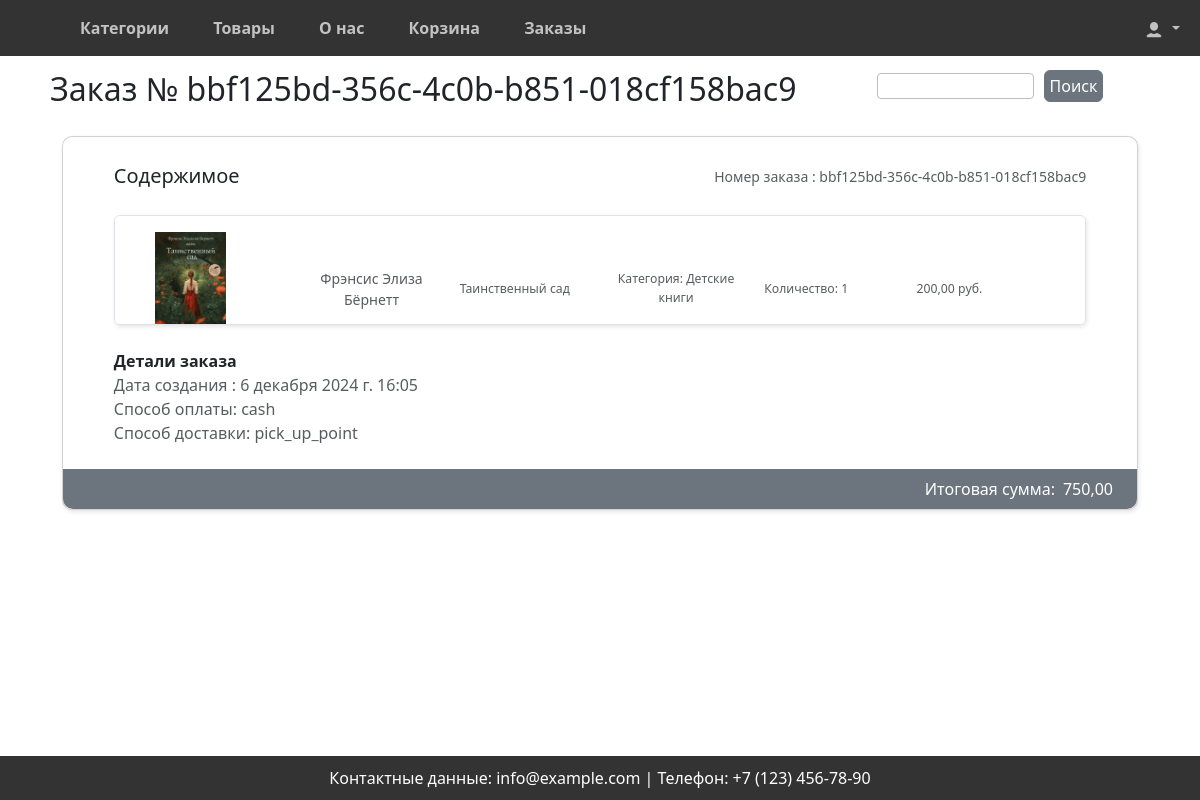
The page /orders/detail/bbf125bd-356c-4c0b-b851-018cf158bac9/ (signed in) on the database its author committed.
### orders/models.py (models this page shows, shortened)
class Order(models.Model):
    number = models.CharField(primary_key=True, unique=True, max_length=256, editable=False)
    user = models.ForeignKey(User, on_delete=models.CASCADE, editable=False, null=True)
    cart = models.OneToOneField(CartUser, on_delete=models.SET_NULL, editable=False, null=True)
    status = models.CharField(max_length=50, default='в обработке')
    payment = models.CharField(max_length=50, default='картой')
    delivery = models.CharField(max_length=50, default='самовывоз из магазина')
    address = models.TextField(null=True)
    created_at = models.DateTimeField(auto_now_add=True, editable=False)
    name = models.CharField(max_length=50, null=True)
    last_name = models.CharField(max_length=50, null=True)
    email = models.EmailField(null=True)
    phone = models.CharField(max_length=20, null=True)

class OrderItem(models.Model):
    order = models.ForeignKey(Order, on_delete=models.CASCADE, related_name='order_items')
    product = models.ForeignKey(Product, on_delete=models.SET_NULL, null=True)
    quantity = models.IntegerField()

### shop/models.py (models this page shows, shortened)
class Product(models.Model):
    category = models.ForeignKey(Category,
                                 related_name='products',
                                 on_delete=models.CASCADE)
    author = models.CharField(max_length=75, verbose_name='Автор')
    name = models.CharField(max_length=200,
                            verbose_name='Название книги')
    description = models.TextField(blank=True, verbose_name='Описание книги')
    slug = models.SlugField(max_length=200)
    image = models.ImageField(upload_to='products/%Y/%m/%d',
                              blank=True, verbose_name='Фото')
    price = models.DecimalField(max_digits=10,
                                decimal_places=2)
    available = models.BooleanField(default=True)
    created = models.DateTimeField(auto_now_add=True)
    updated = models.DateTimeField(auto_now=True)
    class Meta:
        ordering = ['name']
        indexes = [
            models.Index(fields=['id', 'slug']),
            models.Index(fields=['name']),
            models.Index(fields=['-created']),
        ]
        verbose_name = 'Товар'
        verbose_name_plural = 'Товары'

class Category(models.Model):
    name = models.CharField(max_length=200, verbose_name="Категория")
    slug = models.SlugField(max_length=200, unique=True)
    description = models.TextField(blank=True, verbose_name='Описание категории')
    image_1 = models.ImageField(upload_to='categories/image_1',
                              blank=True, verbose_name='Изображение №1')
    image_2 = models.ImageField(upload_to='categories/image_2',
                                blank=True, verbose_name='Изображение №2')
    class Meta:
        ordering = ['name']
        indexes = [
            models.Index(fields=['name']),
        ]
        verbose_name = 'Категория'
        verbose_name_plural = 'Категории'
    def __str__(self):
        return self.name

### orders/views.py (the view, shortened to what this page needs)
# urls.py: path('detail/<str:number>/', order_detail, name="order_detail"),
@login_required
def order_detail(request, number):
    admin = user.objects.get(username='staff')
    order = get_object_or_404(Order, number=number, user=request.user)
    order_items = order.order_items.all()
    count = 0
    for item in order_items:
        count += item.product.price
    context = {"order": order, "order_items": order_items, "count": count}
    return render(request, template_name='orders/order_detail.html', context=context)

### orders/forms.py
class QuickOrderForm(forms.Form):
    name = forms.CharField(max_length=50, label="Имя")
    last_name = forms.CharField(max_length=50, label="Фамилия")
    email = forms.EmailField(label="Эл.почта")
    phone = forms.CharField(max_length=50, label="Телефон")
    payment = forms.ChoiceField(choices=PAYMENT_CHOICES, label='Способ оплаты')
    delivery = forms.ChoiceField(choices=DELIVERY_CHOICES, label='Способ Доставки')

### cart/context_processors.py (called while the page is built)
def cart(request):
    if request.user.id:
        return {'cart': ProductCartUser(request)}
    return {'cart': Cart(request)}

### cart/views.py (called while the page is built)
    def __len__(self):
        return sum(item['quantity'] for item in self.cart.values())

### orders/context_processors.py (called while the page is built)
def quick_order_form(request):
    return {'quick_order_form': QuickOrderForm()}

### shop/templatetags/custom_tags.py (called while the page is built)
@register.filter
def category_path(path):
    res = 'all'
    if len(path.split('/')) > 4:
        res = path.split('/')[3]
    return res

### orders/templates/orders/order_detail.html (shortened to what this page needs)
{% extends 'base.html' %}
{% load static %}
{% block content %}
<h2>Заказ № {{ order.number }}</h2>
<section class="h-100 gradient-custom order">
  <div class="container py-2 h-100">
    <div class="row d-flex align-items-center h-100">
      <div class="col-lg-10 col-xl-8">
        <div class="card" style="border-radius: 10px;">
          <div class="card-body p-4">
            <div class="d-flex justify-content-between align-items-center mb-4">
              <p class="lead fw-normal mb-0">Содержимое</p>
              <p class="small text-muted mb-0 number-order">Номер заказа : {{ order.number }}</p>
            </div>
            <div class="card shadow-0 border mb-4">
              {% for item in order_items %}
              <div class="card-body">
                <div class="row">
                  <div class="col-md-2 img-div">
                    {% if item.product.image %}
                    <img
                      src="{{ item.product.image.url }}"
                      class="img-fluid"
                      alt="{{ item.product.name }}"
                    />
                    {% else %}
                    <img
                      src="{% static 'img/no_image.png' %}"
                      class="img-fluid"
                      alt="{{ item.product.name }}"
                    />
                    {% endif %}
                  </div>
                  <div class="col-md-2 text-center d-flex align-items-center">
                    <p class="text-muted mb-0 order-aut" >{{ item.product.author }}</p>
                  </div>
                  <div class="col-md-2 text-center d-flex align-items-center">
                    <p class="text-muted mb-0 small">{{ item.product.name }}</p>
                  </div>
                  <div class="col-md-2 text-center d-flex align-items-center">
                    <p class="text-muted mb-0 small order-cat">Категория: {{ item.product.category }}</p>
                  </div>
                  <div class="col-md-2 text-center d-flex align-items-center">
                    <p class="text-muted mb-0 small order-count">Количество: {{ item.quantity }}</p>
                  </div>
                  <div class="col-md-2 text-center d-flex align-items-center">
                    <p class="text-muted mb-0 small">{{ item.product.price }} руб.</p>
                  </div>
                </div>
              </div>
              {% endfor %}
            </div>
            <div class="d-flex justify-content-between">
              <p class="fw-bold mb-0">Детали заказа</p>
            </div>
            <div class="d-flex justify-content-between">
              <p class="text-muted mb-0">Дата создания : {{ order.created_at }}</p>
            </div>
            <div class="d-flex justify-content-between">
              <p class="text-muted mb-0">Способ оплаты: {{ order.payment }}</p>
            </div>
            <div class="d-flex justify-content-between">
              <p class="text-muted mb-0">Способ доставки: {{ order.delivery }}</p>
            </div>
          </div>
          <div class="card-footer border-0 px-4 bg-secondary"
            style="border-bottom-left-radius: 10px; border-bottom-right-radius: 10px;">
            <p class="d-flex align-items-center justify-content-end text-white mb-0">Итоговая сумма: <span class="mb-0 ms-2">{{ count }}</span></p>
          </div>
        </div>
      </div>
    </div>
  </div>
</section>
{% endblock content %}

### static/css/styles.css (style rules this page uses)
* { box-sizing: border-box; margin: 0; padding: 0; }
body { font-family: Arial, sans-serif; background-color: #e2e1e1; min-height: 100%; margin-top: 50px; }
.container { display: flex; margin: 20px; align-items: flex-start; }
.card { width: 225px; min-height: 350px; box-shadow: 1px 2px 4px rgba(0, 0, 0, 0.1); display: flex; flex-direction: column; border-radius: 4px; transition: 0.2s; position: relative; }
.order .card { width: 100%; }
.order .card-body { width: 95%; margin: 0 auto; }
.order .card-body .card { overflow-y: scroll; max-height: 140px !important; min-height: 0; }
.col-xl-8 { width: fit-content !important; }
.img-fluid { max-width: 55% !important; }
@media screen and (max-width: 1250px) { .order .card-body .card { max-height: 110px !important; font-size: 14px; } }

### rows shown on the page
Order: number "bbf125bd-356c-4c0b-b851-018cf158bac9", created_at "6 декабря 2024 г. 16:05", payment "cash", delivery "pick_up_point"
OrderItem: product.image (picture), product.author "Фрэнсис Элиза Бёрнетт", product.name "Таинственный сад", product.category "Детские книги", quantity "1", product.price "200,00"

### other values the page prints
{{ count }} "750,00"
